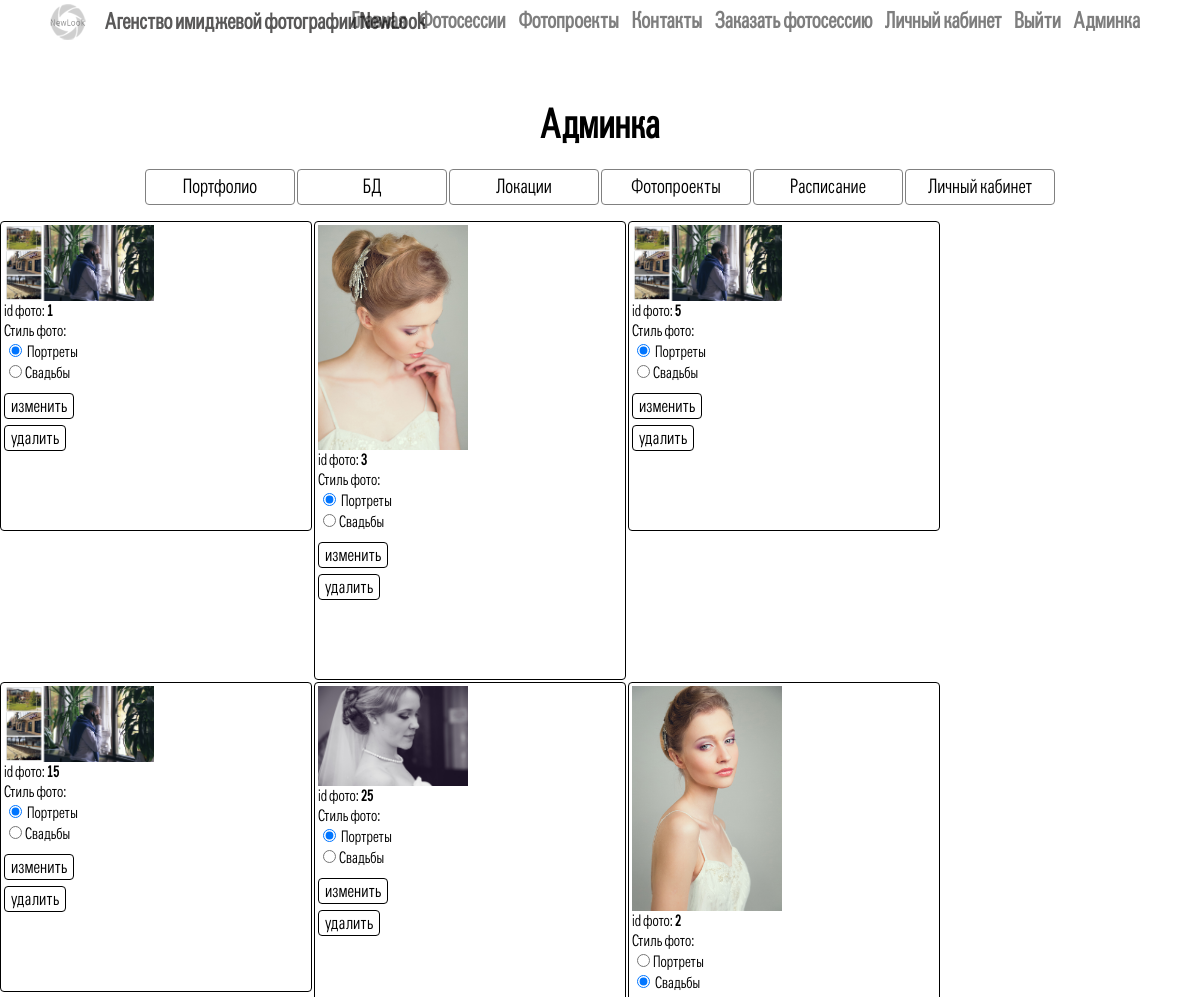
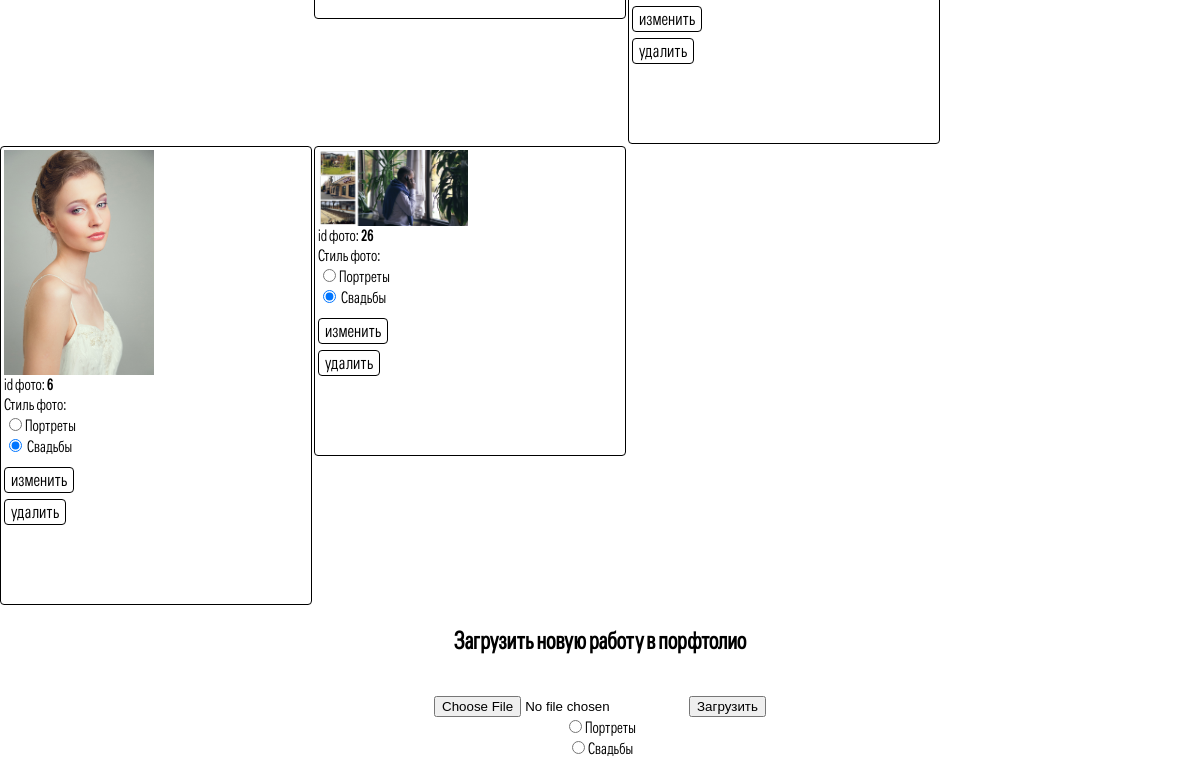
/adm/adm_port.php (signed in), run on the app's committed database (2 pictures, top to bottom).
### tables this page shows
CREATE TABLE IF NOT EXISTS `portfolio` (
  `id_photo` int(5) NOT NULL AUTO_INCREMENT,
  `way_photo` varchar(20) NOT NULL,
  `style_photo` int(10) NOT NULL,
  PRIMARY KEY (`id_photo`)
);

CREATE TABLE IF NOT EXISTS `style` (
  `id_style` int(10) NOT NULL AUTO_INCREMENT,
  `style_photo` varchar(20) NOT NULL,
  PRIMARY KEY (`id_style`)
);

### adm/adm_port.php (the view, shortened to what this page needs)
<html>
<head>
		<link rel="stylesheet" type="text/css" href="../css/reg.css">
		<link rel="stylesheet" type="text/css" href="../css/style.css">
		<link rel="stylesheet" type="text/css" href="../css/adm.css">
</head>
<body>
<?php
	if($_SESSION['role']=='10')    {
		include("menu_adm.php");
		$request= "SELECT id_photo,way_photo,style_photo FROM portfolio ORDER BY style_photo";
		$result=mysql_query($request);
		while($row=mysql_fetch_array($result)){
			echo("
				<table class='table_inline table_port' align=center valign=top><tr><td>
				<img src='../session/photo/".$row['way_photo']."' class='photo_port' align=left>
				<form method='POST' action='port_form.php' >
					id фото:
						<b><input type=hidden name=idphoto value='".$row['id_photo']."'>".$row['id_photo']."</b>
						<input type=hidden name=wayphoto_start value='".$row['way_photo']."'>
						<input type=hidden name=wayphoto value='".$row['way_photo']."'>
					<br>
					Стиль фото:
						<input type=hidden name=stylephoto_start value=".$row['style_photo'].">
				");
		$request2 = "SELECT id_style, style_photo FROM style ORDER BY id_style";
		$result2=mysql_query($request2);
				 	while($row2=mysql_fetch_array($result2)){
					if($row['style_photo']==$row2['id_style'])	{echo ("<br><input type=radio name='stylephoto' checked  value='".$row2['id_style']."'> ". $row2['style_photo'] ."</input>");}
							else echo ("<br><input type=radio name='stylephoto'  value='".$row2['id_style']."' >". $row2['style_photo'] ."</input>");
					}
						echo("
					<br><br>
					<input type=submit id='".$row['id_photo']."' value='изменить' class='button_change'>
					</form>
					<form method='POST' action='port_form2.php'>
					<input type=hidden name=id_photo value='".$row['id_photo']."'>
					<input type=submit id='".$row['id_photo']."' value='удалить' class='button_change'>
					<input type=hidden name=wayphoto value='".$row['way_photo']."'>
					</form>
						<br><br><br>
				</td></tr></table>
		");
		}
				}
			else {
				echo "<script Language=\"JavaScript\"> setTimeout(\"document.location='../index.php'\", 0); </script>";
				}
	?>
	<br>
<form action=upload.php method=post enctype=multipart/form-data align=center>
<h2>Загрузить новую работу в порфтолио</h2>
<br>
<input type=file name=uploadfile>
<input type=submit value=Загрузить>
<?php
	$result2=mysql_query($request2);
		while($row2=mysql_fetch_array($result2)){
		echo "<br><input type=radio name='stylephoto'  value='".$row2['id_style']."' >". $row2['style_photo'] ."</input>";
					}
?>
</form>
	</body>
	</html>

### adm/menu_adm.php
<p class='reg_success'>Админка</p>
<p class='reg_success' style='margin-top: -30px;'>
	<form class='error_reg' action='' method='GET'>
		<button type=submit formaction='adm_port.php' class='form_butt' value='Портфолио'>Портфолио</button>
		<button type=submit  formaction='adm_bd.php' class='form_butt' value='Фотосессии'>БД</button>
		<button type=submit  formaction='adm_location.php' class='form_butt' value='Локации'>Локации</button>
		<button type=submit  formaction='adm_projects.php' class='form_butt' value='Фотопроекты'>Фотопроекты</button>
		<button type=submit  formaction='adm_shedule.php' class='form_butt' value='Расписание'>Расписание</button>
		<button type=submit  formaction='adm_office.php' class='form_butt' value='Личный кабинет'>Личный кабинет</button>
	</form></p>

### css/reg.css (style rules this page uses)
body { min-width: 1200px; }
.form_butt { text-align: center; margin-top: 10px; background: white; padding: 5px; border: 1px solid grey; border-radius: 4px; transition: 1s; width: 150px; font-family: GroticCn; font-size: 20px; }
.reg_success { text-align: center; font-size: 40px; font-weight: bold; margin-top: 100px; }
.error_reg { text-align: center; }

### css/style.css (style rules this page uses)
a { text-decoration: none; }
body { background: white; margin: 0px; font-family: GroticCn; }
a { color: black; }
#header { background: #FFFFFF; opacity: 0.8; position:fixed; top: 0px; width: 100%; height: 45px; min-width: 1200px; z-index: 999; }
.logo { width: 36px; height: 36px; margin-left: 50px; margin-top: 4px; }
.header_logo_text { font-family: GroticCn; color: #595858; margin-left: 105px; margin-top: -32px; font-size: 1.4em; }
.text_menu { transition: 1s; opacity: 0.5; }
.text_menu_2 { transition: 0s; margin-right: 10px; }
.menu { text-align:right; margin-top: -43px; font-weight: bold; margin-right: 50px; }
input { outline: none; }
button { outline: none; }

### css/adm.css (style rules this page uses)
.table_inline { display: inline-block; }
.table_port { width: 312px; border: 1px solid black; border-radius: 4px; margin-bottom: 2px; }
.photo_port { width: 150px; }
.button_change { margin-top: -10px; font-size:18px; font-family: GroticCn; border: 1px solid black; border-radius: 4px; background: white;' }

### data on the page
portfolio: way_photo (picture), id_photo "1"
style: style_photo "Портреты"
style: style_photo "Свадьбы"
portfolio: way_photo (picture), id_photo "3"
portfolio: way_photo (picture), id_photo "5"
portfolio: way_photo (picture), id_photo "15"
portfolio: way_photo (picture), id_photo "25"
portfolio: way_photo (picture), id_photo "2"
portfolio: way_photo (picture), id_photo "6"
portfolio: way_photo (picture), id_photo "26"
